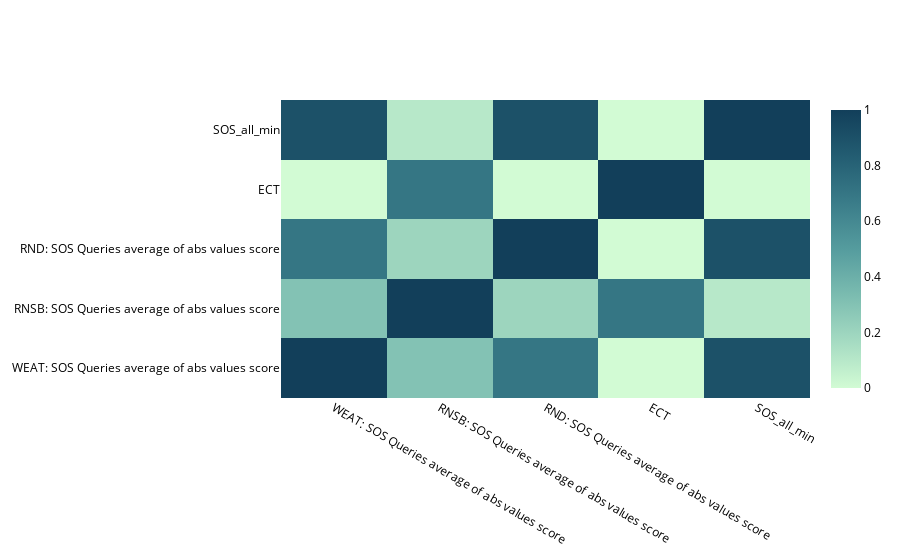

The cell this chart's notebook holds for it:
### Code cell
correlation_fig = plot_ranking_correlations(correlations)
correlation_fig.show()

### Figure 1 — Plotly figure (JSON) as saved in the notebook; plotly's stock layout.template omitted (floating-point values rounded to 4 significant figures)
{"data": [{"colorscale": [[0, "rgb(210, 251, 212)"], [0.1667, "rgb(165, 219, 194)"], [0.3333, "rgb(123, 188, 176)"], [0.5, "rgb(85, 156, 158)"], [0.6667, "rgb(58, 124, 137)"], [0.8333, "rgb(35, 93, 114)"], [1, "rgb(18, 63, 90)"]], "hoverongaps": false, "type": "heatmap", "x": ["WEAT: SOS Queries average of abs values score", "RNSB: SOS Queries average of abs values score", "RND: SOS Queries average of abs values score", "ECT", "SOS_all_min"], "y": ["WEAT: SOS Queries average of abs values score", "RNSB: SOS Queries average of abs values score", "RND: SOS Queries average of abs values score", "ECT", "SOS_all_min"], "z": [[1, 0.3, 0.7, -0.3, 0.9], [0.3, 1, 0.2, 0.7, 0.1], [0.7, 0.2, 1, -0.5, 0.9], [-0.3, 0.7, -0.5, 1, -0.6], [0.9, 0.1, 0.9, -0.6, 1]], "zmax": 1, "zmin": 0}], "layout": {"font": {"color": "#000000"}, "title": {"text": ""}}}
